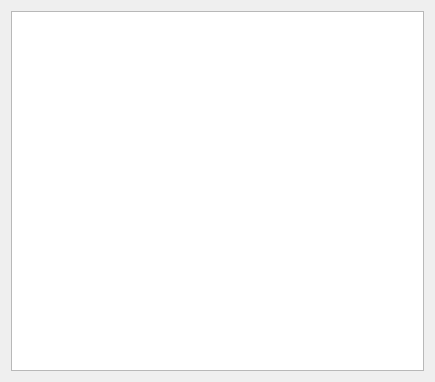
<?xml version="1.0" encoding="UTF-8"?>
<ui version="4.0">
 <class>OnlineUser</class>
 <widget class="QWidget" name="OnlineUser">
  <property name="geometry">
   <rect>
    <x>0</x>
    <y>0</y>
    <width>435</width>
    <height>382</height>
   </rect>
  </property>
  <property name="windowTitle">
   <string>在线用户</string>
  </property>
  <layout class="QHBoxLayout" name="horizontalLayout">
   <item>
    <widget class="QListWidget" name="listWidget"/>
   </item>
  </layout>
 </widget>
 <resources/>
 <connections/>
</ui>
